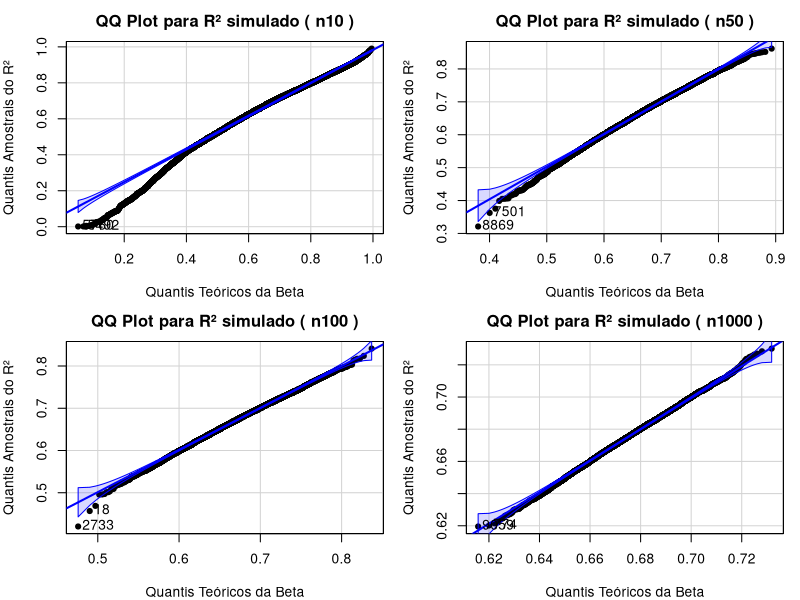
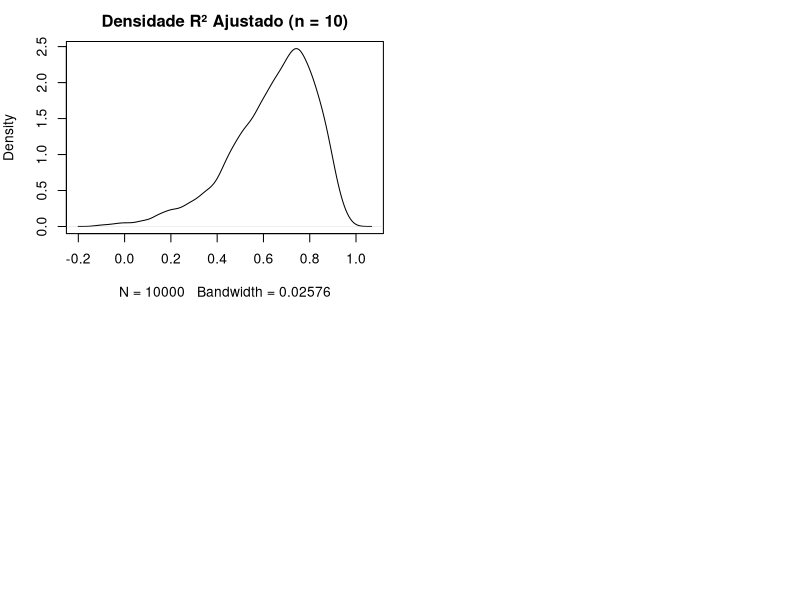

Reproduce these figures in R, in order. (Note: this script raises an error after producing the figures.)
##Estimando R-quadrado ajustado no modelo de regressão linear

#Bibliotecas
library(car)
library(MASS)

#Estabelecimento dos números aleatórios
RNGkind('Marsaglia')
set.seed(1305)

#Definindo parâmetros iniciais e variáveis
REP <- 10000
beta0 <- 3
beta1 <- 5
n <- c(10,50,100,1000)

#Definindo a função
set.seed(1305)
Rquadrados <- function(n){
  erro <- rnorm(n)
  x <- runif(n)
  y <- beta0 + beta1*x + erro
  fit <- lm(y~x)
  return(summary(fit)$adj.r.squared)}

#Simulando para diferentes tamanhos de amostras

rquadreps <- data.frame(
  "n10" = replicate(REP, Rquadrados(n[1])),
  "n50" = replicate(REP, Rquadrados(n[2])),
  "n100" = replicate(REP, Rquadrados(n[3])),
  "n1000" = replicate(REP, Rquadrados(n[4]))
)

write.csv(rquadreps, file = "resultados_r2_ajustado.csv", row.names = TRUE)

#Testando a distribuição de R-quadrado
# Distribuição Beta ajustada aos R² simulados

# Função de verossimilhança negativa para a distribuição Beta
Log_veross_neg <- function(par, x) {
  a <- par[1]
  b <- par[2]
  if (a <= 0 || b <= 0) return(Inf)
  -sum(dbeta(x, shape1 = a, shape2 = b, log = TRUE))
}

# Ajustando a distribuição Beta aos R² simulados
ajustar_beta_para_r2 <- function(r2) {
  r2 <- r2[r2 > 0 & r2 < 1]  
  
  mu <- mean(r2)
  sigma2 <- var(r2)
  a0 <- mu * ((mu * (1 - mu)) / sigma2 - 1)
  b0 <- (1 - mu) * ((mu * (1 - mu)) / sigma2 - 1)
  
  ajuste <- optim(
    par = c(a0, b0),
    fn = Log_veross_neg,
    x = r2,
    method = "L-BFGS-B",
    lower = c(1e-6, 1e-6),
    hessian = TRUE
  )
  
  a_hat <- ajuste$par[1]
  b_hat <- ajuste$par[2]
  
  hess_inv <- solve(ajuste$hessian)
  se <- sqrt(diag(hess_inv))
  IC_a <- a_hat + c(-1.96, 1.96) * se[1]
  IC_b <- b_hat + c(-1.96, 1.96) * se[2]
  
  return(list(a = a_hat, b = b_hat, IC_a = IC_a, IC_b = IC_b))
}

# Ajustando a distribuição Beta para cada conjunto de R² simulado
ajuste_n10   <- ajustar_beta_para_r2(rquadreps$n10)
ajuste_n50   <- ajustar_beta_para_r2(rquadreps$n50)
ajuste_n100  <- ajustar_beta_para_r2(rquadreps$n100)
ajuste_n1000 <- ajustar_beta_para_r2(rquadreps$n1000)

# Guardando os ajustes em uma lista nomeada
resultados_ajuste <- list(
  "10" = ajuste_n10,
  "50" = ajuste_n50,
  "100" = ajuste_n100,
  "1000" = ajuste_n1000
)

# Montando tabela com os resultados
tabela_resultados <- do.call(rbind, lapply(names(resultados_ajuste), function(n) {
  ajuste <- resultados_ajuste[[n]]
  data.frame(
    n = as.integer(n),
    a = ajuste$a,
    a_lower = ajuste$IC_a[1],
    a_upper = ajuste$IC_a[2],
    b = ajuste$b,
    b_lower = ajuste$IC_b[1],
    b_upper = ajuste$IC_b[2]
  )
}))

# Exibindo tabela
print(tabela_resultados, row.names = FALSE)

# Função para gerar QQ-Plot para um dado tamanho amostral
plot_qq_r2 <- function(nome_coluna, resultados_ajuste) {
  # Extraindo os dados de R² ajustado da coluna correspondente
  r2_simulado <- rquadreps[[nome_coluna]]
  r2_simulado <- r2_simulado[r2_simulado > 0 & r2_simulado < 1]  # beta só definida entre 0 e 1
  
  # Pegando os parâmetros ajustados
  parametros_beta <- resultados_ajuste[[sub("n", "", nome_coluna)]]  # nome sem 'n'
  a_hat <- parametros_beta$a
  b_hat <- parametros_beta$b
  
  # Gerando o QQ-plot
  qqPlot(
    r2_simulado,
    distribution = "beta",
    shape1 = a_hat,
    shape2 = b_hat,
    main = paste("QQ Plot para R² simulado (", nome_coluna, ")"),
    xlab = "Quantis Teóricos da Beta",
    ylab = "Quantis Amostrais do R²",
    col = "black",
    pch = 19
  )
}

# Nomes das colunas em rquadreps
colunas_r2 <- c("n10", "n50", "n100", "n1000")

# Gráfico 2x2 com os QQ-Plots
par(mfrow = c(2, 2), mar = c(4, 4, 2.5, 1))

for (col in colunas_r2) {
  plot_qq_r2(col, resultados_ajuste)
}

#Calculando as modas empíricas
moda_continua <- function(x) {
  d <- density(x)  # estima a densidade
  x_moda <- d$x[which.max(d$y)]  # pega o x onde a densidade é máxima
  return(x_moda)}

# Função da moda teórica da Beta
moda_teorica <- function(a, b) {
  if (a > 1 && b > 1) {
    return((a - 1) / (a + b - 2))
  } else {
    return(NA)
  }
}


moda_HDI <- function(x, conf = 0.95) {
  x <- x[x > 0 & x < 1]  # garantir valores válidos
  d <- density(x)
  dx <- d$x[2] - d$x[1]
  
  # Número de pontos que compõem a área de interesse
  n_intervalo <- floor(conf * length(d$y))
  
  # Todos os intervalos possíveis de comprimento n_intervalo
  intervalos <- embed(d$x, n_intervalo)[, c(n_intervalo, 1)]
  areas <- vapply(1:(length(d$y) - n_intervalo + 1), function(i) {
    sum(d$y[i:(i + n_intervalo - 1)]) * dx
  }, numeric(1))
  
  # Escolhe o intervalo com maior área (equivale ao menor comprimento com maior densidade)
  melhor <- which.max(areas)
  IC <- intervalos[melhor, ]
  
  moda_idx <- which.max(d$y)
  moda <- d$x[moda_idx]
  
  return(list(
    moda = moda,
    IC = IC,
    densidade = d
  ))
}

# Aplica a nova função moda_HDI a cada coluna de rquadreps
resultados_modas <- lapply(rquadreps, moda_HDI)

# Constrói o data.frame com os resultados
modas_r2_densidade <- data.frame(
  n = as.integer(gsub("n", "", names(rquadreps))),  # extrai os tamanhos amostrais
  moda_empirica = sapply(resultados_modas, function(res) res$moda),
  IC_lower = sapply(resultados_modas, function(res) res$IC[1]),
  IC_upper = sapply(resultados_modas, function(res) res$IC[2]),
  moda_teorica = mapply(moda_teorica, tabela_resultados$a, tabela_resultados$b)
)

# Exibe os resultados
print(modas_r2_densidade)


d_n10 <- density(rquadreps$n10)
plot(d_n10, main = "Densidade R² Ajustado (n = 10)")
abline(v = moda_intervalo_densidade(rquadreps$n10)$moda, col = "blue", lty = 2)


summary(rquadreps$n10)
hist(rquadreps$n10, breaks = 100, main = "Histograma do R² Ajustado (n = 10)")

# Registrando as modas empíricas e teoricas
modas_r2 <- data.frame(n,
  moda_empirica = c(moda_continua(rquadreps$n10), moda_continua(rquadreps$n50),
           moda_continua(rquadreps$n100), moda_continua(rquadreps$n1000)),
  moda_t = mapply(moda_teorica, tabela_resultados$a, tabela_resultados$b))

